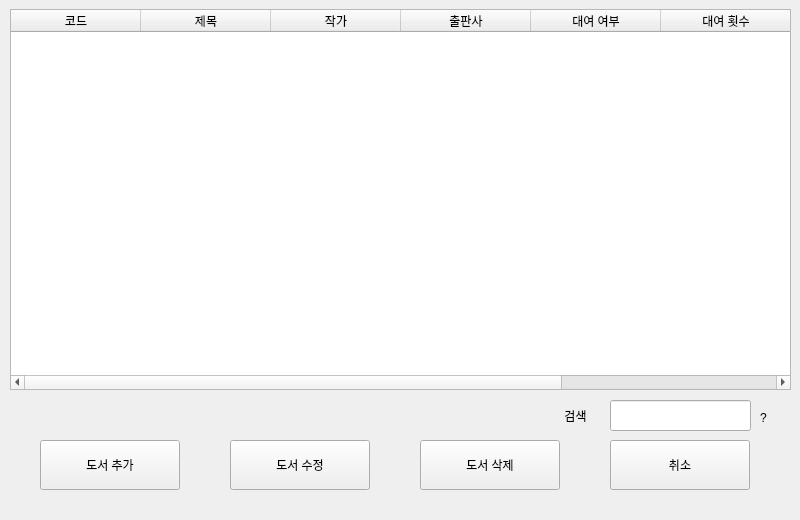
<?xml version="1.0" encoding="UTF-8"?>
<ui version="4.0">
 <class>Form</class>
 <widget class="QWidget" name="Form">
  <property name="geometry">
   <rect>
    <x>0</x>
    <y>0</y>
    <width>800</width>
    <height>520</height>
   </rect>
  </property>
  <property name="windowTitle">
   <string>Form</string>
  </property>
  <widget class="QStackedWidget" name="stackedWidget">
   <property name="geometry">
    <rect>
     <x>0</x>
     <y>0</y>
     <width>800</width>
     <height>550</height>
    </rect>
   </property>
   <property name="styleSheet">
    <string/>
   </property>
   <property name="currentIndex">
    <number>0</number>
   </property>
   <widget class="QWidget" name="book_info_main_page">
    <widget class="QPushButton" name="edit_book_btn">
     <property name="geometry">
      <rect>
       <x>230</x>
       <y>440</y>
       <width>140</width>
       <height>50</height>
      </rect>
     </property>
     <property name="text">
      <string>도서 수정</string>
     </property>
    </widget>
    <widget class="QPushButton" name="del_book_btn">
     <property name="geometry">
      <rect>
       <x>420</x>
       <y>440</y>
       <width>140</width>
       <height>50</height>
      </rect>
     </property>
     <property name="text">
      <string>도서 삭제</string>
     </property>
    </widget>
    <widget class="QPushButton" name="book_info_cancel_btn">
     <property name="geometry">
      <rect>
       <x>610</x>
       <y>440</y>
       <width>140</width>
       <height>50</height>
      </rect>
     </property>
     <property name="text">
      <string>취소</string>
     </property>
    </widget>
    <widget class="QPushButton" name="add_book_btn">
     <property name="geometry">
      <rect>
       <x>40</x>
       <y>440</y>
       <width>140</width>
       <height>50</height>
      </rect>
     </property>
     <property name="text">
      <string>도서 추가</string>
     </property>
    </widget>
    <widget class="QTableWidget" name="book_list_tablewidget">
     <property name="geometry">
      <rect>
       <x>10</x>
       <y>9</y>
       <width>781</width>
       <height>381</height>
      </rect>
     </property>
     <property name="styleSheet">
      <string notr="true"/>
     </property>
     <property name="editTriggers">
      <set>QAbstractItemView::EditTrigger::NoEditTriggers</set>
     </property>
     <property name="selectionBehavior">
      <enum>QAbstractItemView::SelectionBehavior::SelectRows</enum>
     </property>
     <property name="sortingEnabled">
      <bool>true</bool>
     </property>
     <property name="columnCount">
      <number>7</number>
     </property>
     <attribute name="horizontalHeaderDefaultSectionSize">
      <number>130</number>
     </attribute>
     <attribute name="verticalHeaderVisible">
      <bool>false</bool>
     </attribute>
     <column>
      <property name="text">
       <string>코드</string>
      </property>
     </column>
     <column>
      <property name="text">
       <string>제목</string>
      </property>
     </column>
     <column>
      <property name="text">
       <string>작가</string>
      </property>
     </column>
     <column>
      <property name="text">
       <string>출판사</string>
      </property>
     </column>
     <column>
      <property name="text">
       <string>대여 여부</string>
      </property>
     </column>
     <column>
      <property name="text">
       <string>대여 횟수</string>
      </property>
     </column>
     <column>
      <property name="text">
       <string>내용</string>
      </property>
     </column>
    </widget>
    <widget class="QLineEdit" name="search_lineEdit">
     <property name="geometry">
      <rect>
       <x>610</x>
       <y>400</y>
       <width>141</width>
       <height>31</height>
      </rect>
     </property>
     <property name="text">
      <string/>
     </property>
    </widget>
    <widget class="QLabel" name="search_label">
     <property name="geometry">
      <rect>
       <x>550</x>
       <y>400</y>
       <width>51</width>
       <height>31</height>
      </rect>
     </property>
     <property name="text">
      <string>검색</string>
     </property>
     <property name="alignment">
      <set>Qt::AlignmentFlag::AlignCenter</set>
     </property>
    </widget>
    <widget class="QLabel" name="help_label">
     <property name="geometry">
      <rect>
       <x>760</x>
       <y>410</y>
       <width>16</width>
       <height>16</height>
      </rect>
     </property>
     <property name="text">
      <string>?</string>
     </property>
    </widget>
   </widget>
   <widget class="QWidget" name="edit_book_page">
    <widget class="QLabel" name="title_label">
     <property name="geometry">
      <rect>
       <x>20</x>
       <y>40</y>
       <width>81</width>
       <height>30</height>
      </rect>
     </property>
     <property name="font">
      <font>
       <pointsize>11</pointsize>
      </font>
     </property>
     <property name="styleSheet">
      <string notr="true"/>
     </property>
     <property name="text">
      <string>제목 (Title)</string>
     </property>
    </widget>
    <widget class="QLineEdit" name="title_lineEdit">
     <property name="geometry">
      <rect>
       <x>150</x>
       <y>40</y>
       <width>251</width>
       <height>31</height>
      </rect>
     </property>
     <property name="styleSheet">
      <string notr="true"/>
     </property>
    </widget>
    <widget class="QLabel" name="author_label">
     <property name="geometry">
      <rect>
       <x>20</x>
       <y>80</y>
       <width>111</width>
       <height>30</height>
      </rect>
     </property>
     <property name="font">
      <font>
       <pointsize>11</pointsize>
      </font>
     </property>
     <property name="styleSheet">
      <string notr="true"/>
     </property>
     <property name="text">
      <string>작가 (Author)</string>
     </property>
    </widget>
    <widget class="QLineEdit" name="author_lineEdit">
     <property name="geometry">
      <rect>
       <x>150</x>
       <y>80</y>
       <width>251</width>
       <height>31</height>
      </rect>
     </property>
     <property name="styleSheet">
      <string notr="true"/>
     </property>
    </widget>
    <widget class="QLabel" name="publisher_label">
     <property name="geometry">
      <rect>
       <x>20</x>
       <y>120</y>
       <width>121</width>
       <height>30</height>
      </rect>
     </property>
     <property name="font">
      <font>
       <pointsize>11</pointsize>
      </font>
     </property>
     <property name="styleSheet">
      <string notr="true"/>
     </property>
     <property name="text">
      <string>출판사 (Publisher)</string>
     </property>
    </widget>
    <widget class="QLineEdit" name="publisher_lineEdit">
     <property name="geometry">
      <rect>
       <x>150</x>
       <y>120</y>
       <width>251</width>
       <height>31</height>
      </rect>
     </property>
     <property name="styleSheet">
      <string notr="true"/>
     </property>
    </widget>
    <widget class="QPushButton" name="function_btn">
     <property name="geometry">
      <rect>
       <x>420</x>
       <y>440</y>
       <width>140</width>
       <height>50</height>
      </rect>
     </property>
     <property name="styleSheet">
      <string/>
     </property>
     <property name="text">
      <string>[기능 버튼]</string>
     </property>
    </widget>
    <widget class="QPushButton" name="edit_book_page_cancel_btn">
     <property name="geometry">
      <rect>
       <x>610</x>
       <y>440</y>
       <width>140</width>
       <height>50</height>
      </rect>
     </property>
     <property name="styleSheet">
      <string/>
     </property>
     <property name="text">
      <string>취소</string>
     </property>
    </widget>
    <widget class="QLabel" name="contents_label">
     <property name="geometry">
      <rect>
       <x>430</x>
       <y>40</y>
       <width>121</width>
       <height>30</height>
      </rect>
     </property>
     <property name="font">
      <font>
       <pointsize>11</pointsize>
      </font>
     </property>
     <property name="styleSheet">
      <string notr="true"/>
     </property>
     <property name="text">
      <string>내용 (Contents)</string>
     </property>
    </widget>
    <widget class="QTextEdit" name="contents_textEdit">
     <property name="geometry">
      <rect>
       <x>430</x>
       <y>90</y>
       <width>341</width>
       <height>321</height>
      </rect>
     </property>
     <property name="styleSheet">
      <string notr="true"/>
     </property>
    </widget>
    <widget class="QLabel" name="status_label">
     <property name="geometry">
      <rect>
       <x>20</x>
       <y>160</y>
       <width>121</width>
       <height>30</height>
      </rect>
     </property>
     <property name="font">
      <font>
       <pointsize>11</pointsize>
      </font>
     </property>
     <property name="styleSheet">
      <string notr="true"/>
     </property>
     <property name="text">
      <string>대여 여부 (Status)</string>
     </property>
    </widget>
    <widget class="QLabel" name="count_label">
     <property name="geometry">
      <rect>
       <x>20</x>
       <y>200</y>
       <width>121</width>
       <height>30</height>
      </rect>
     </property>
     <property name="font">
      <font>
       <pointsize>11</pointsize>
      </font>
     </property>
     <property name="styleSheet">
      <string notr="true"/>
     </property>
     <property name="text">
      <string>대여 횟수 (Count)</string>
     </property>
    </widget>
    <widget class="QComboBox" name="status_comboBox">
     <property name="geometry">
      <rect>
       <x>150</x>
       <y>160</y>
       <width>121</width>
       <height>31</height>
      </rect>
     </property>
     <property name="styleSheet">
      <string notr="true">color :#ffffff</string>
     </property>
    </widget>
    <widget class="QSpinBox" name="count_spinBox">
     <property name="geometry">
      <rect>
       <x>150</x>
       <y>200</y>
       <width>121</width>
       <height>31</height>
      </rect>
     </property>
     <property name="styleSheet">
      <string notr="true"/>
     </property>
    </widget>
   </widget>
  </widget>
 </widget>
 <resources/>
 <connections/>
</ui>
